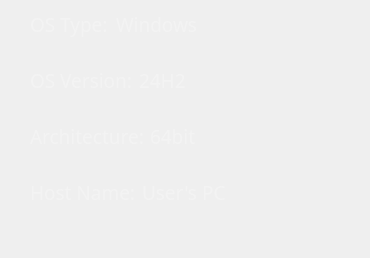
                  <widget class="QFrame" name="machineInfoVerticalFrameInside">
                   <layout class="QVBoxLayout" name="verticalLayout_15">
                    <property name="spacing">
                     <number>6</number>
                    </property>
                    <property name="leftMargin">
                     <number>30</number>
                    </property>
                    <property name="topMargin">
                     <number>0</number>
                    </property>
                    <property name="rightMargin">
                     <number>30</number>
                    </property>
                    <property name="bottomMargin">
                     <number>0</number>
                    </property>
                    <item>
                     <widget class="QFrame" name="OSTypeFrame">
                      <property name="minimumSize">
                       <size>
                        <width>0</width>
                        <height>50</height>
                       </size>
                      </property>
                      <property name="maximumSize">
                       <size>
                        <width>16777215</width>
                        <height>50</height>
                       </size>
                      </property>
                      <property name="styleSheet">
                       <string notr="true">#OSTypeFrame {
	background-color: transparent;
	color: #f3f3f3;
}</string>
                      </property>
                      <layout class="QHBoxLayout" name="horizontalLayout_12">
                       <property name="leftMargin">
                        <number>0</number>
                       </property>
                       <property name="topMargin">
                        <number>0</number>
                       </property>
                       <property name="rightMargin">
                        <number>0</number>
                       </property>
                       <property name="bottomMargin">
                        <number>0</number>
                       </property>
                       <item>
                        <widget class="QLabel" name="OSTypeLabel">
                         <property name="minimumSize">
                          <size>
                           <width>80</width>
                           <height>40</height>
                          </size>
                         </property>
                         <property name="maximumSize">
                          <size>
                           <width>16777215</width>
                           <height>40</height>
                          </size>
                         </property>
                         <property name="font">
                          <font>
                           <family>Cairo</family>
                           <pointsize>14</pointsize>
                          </font>
                         </property>
                         <property name="styleSheet">
                          <string notr="true">#OSTypeLabel {
	background-color: transparent;
	color: #f3f3f3;
}</string>
                         </property>
                         <property name="text">
                          <string>OS Type:</string>
                         </property>
                         <property name="alignment">
                          <set>Qt::AlignLeading|Qt::AlignLeft|Qt::AlignVCenter</set>
                         </property>
                         <property name="wordWrap">
                          <bool>false</bool>
                         </property>
                         <property name="textInteractionFlags">
                          <set>Qt::LinksAccessibleByMouse|Qt::TextSelectableByMouse</set>
                         </property>
                        </widget>
                       </item>
                       <item>
                        <widget class="QLabel" name="OSTypeInfoLabel">
                         <property name="sizePolicy">
                          <sizepolicy hsizetype="Preferred" vsizetype="Expanding">
                           <horstretch>0</horstretch>
                           <verstretch>0</verstretch>
                          </sizepolicy>
                         </property>
                         <property name="minimumSize">
                          <size>
                           <width>150</width>
                           <height>40</height>
                          </size>
                         </property>
                         <property name="maximumSize">
                          <size>
                           <width>400</width>
                           <height>40</height>
                          </size>
                         </property>
                         <property name="font">
                          <font>
                           <family>Cairo</family>
                           <pointsize>14</pointsize>
                          </font>
                         </property>
                         <property name="styleSheet">
                          <string notr="true">#OSTypeInfoLabel {
	background-color: transparent;
	color: #f3f3f3;
}</string>
                         </property>
                         <property name="text">
                          <string>Windows</string>
                         </property>
                         <property name="alignment">
                          <set>Qt::AlignLeading|Qt::AlignLeft|Qt::AlignVCenter</set>
                         </property>
                         <property name="wordWrap">
                          <bool>false</bool>
                         </property>
                         <property name="textInteractionFlags">
                          <set>Qt::LinksAccessibleByMouse|Qt::TextSelectableByMouse</set>
                         </property>
                        </widget>
                       </item>
                       <item>
                        <spacer name="horizontalSpacer_7">
                         <property name="orientation">
                          <enum>Qt::Horizontal</enum>
                         </property>
                         <property name="sizeHint" stdset="0">
                          <size>
                           <width>40</width>
                           <height>20</height>
                          </size>
                         </property>
                        </spacer>
                       </item>
                      </layout>
                     </widget>
                    </item>
                    <item>
                     <widget class="QFrame" name="OSVersionFrame">
                      <property name="minimumSize">
                       <size>
                        <width>0</width>
                        <height>50</height>
                       </size>
                      </property>
                      <property name="maximumSize">
                       <size>
                        <width>16777215</width>
                        <height>50</height>
                       </size>
                      </property>
                      <property name="styleSheet">
                       <string notr="true">#OSVersionFrame {
	background-color: transparent;
	color: #f3f3f3;
}</string>
                      </property>
                      <layout class="QHBoxLayout" name="horizontalLayout_10">
                       <property name="leftMargin">
                        <number>0</number>
                       </property>
                       <property name="topMargin">
                        <number>0</number>
                       </property>
                       <property name="rightMargin">
                        <number>0</number>
                       </property>
                       <property name="bottomMargin">
                        <number>0</number>
                       </property>
                       <item>
                        <widget class="QLabel" name="OSVersionLabel">
                         <property name="minimumSize">
                          <size>
                           <width>100</width>
                           <height>40</height>
                          </size>
                         </property>
                         <property name="maximumSize">
                          <size>
                           <width>16777215</width>
                           <height>40</height>
                          </size>
                         </property>
                         <property name="font">
                          <font>
                           <family>Cairo</family>
                           <pointsize>14</pointsize>
                          </font>
                         </property>
                         <property name="styleSheet">
                          <string notr="true">#OSVersionLabel {
	background-color: transparent;
	color: #f3f3f3;
}</string>
                         </property>
                         <property name="text">
                          <string>OS Version:</string>
                         </property>
                         <property name="alignment">
                          <set>Qt::AlignLeading|Qt::AlignLeft|Qt::AlignVCenter</set>
                         </property>
                         <property name="wordWrap">
                          <bool>false</bool>
                         </property>
                         <property name="textInteractionFlags">
                          <set>Qt::LinksAccessibleByMouse|Qt::TextSelectableByMouse</set>
                         </property>
                        </widget>
                       </item>
                       <item>
                        <widget class="QLabel" name="OSVersionInfoLabel">
                         <property name="sizePolicy">
                          <sizepolicy hsizetype="Preferred" vsizetype="Expanding">
                           <horstretch>0</horstretch>
                           <verstretch>0</verstretch>
                          </sizepolicy>
                         </property>
                         <property name="minimumSize">
                          <size>
                           <width>150</width>
                           <height>40</height>
                          </size>
                         </property>
                         <property name="maximumSize">
                          <size>
                           <width>400</width>
                           <height>40</height>
                          </size>
                         </property>
                         <property name="font">
                          <font>
                           <family>Cairo</family>
                           <pointsize>14</pointsize>
                          </font>
                         </property>
                         <property name="styleSheet">
                          <string notr="true">#OSVersionInfoLabel {
	background-color: transparent;
	color: #f3f3f3;
}</string>
                         </property>
                         <property name="text">
                          <string>24H2</string>
                         </property>
                         <property name="alignment">
                          <set>Qt::AlignLeading|Qt::AlignLeft|Qt::AlignVCenter</set>
                         </property>
                         <property name="wordWrap">
                          <bool>false</bool>
                         </property>
                         <property name="textInteractionFlags">
                          <set>Qt::LinksAccessibleByMouse|Qt::TextSelectableByMouse</set>
                         </property>
                        </widget>
                       </item>
                       <item>
                        <spacer name="horizontalSpacer_5">
                         <property name="orientation">
                          <enum>Qt::Horizontal</enum>
                         </property>
                         <property name="sizeHint" stdset="0">
                          <size>
                           <width>40</width>
                           <height>20</height>
                          </size>
                         </property>
                        </spacer>
                       </item>
                      </layout>
                     </widget>
                    </item>
                    <item>
                     <widget class="QFrame" name="architectureFrame">
                      <property name="minimumSize">
                       <size>
                        <width>0</width>
                        <height>50</height>
                       </size>
                      </property>
                      <property name="maximumSize">
                       <size>
                        <width>16777215</width>
                        <height>50</height>
                       </size>
                      </property>
                      <property name="styleSheet">
                       <string notr="true">#architectureFrame {
	background-color: transparent;
	color: #f3f3f3;
}</string>
                      </property>
                      <layout class="QHBoxLayout" name="horizontalLayout_11">
                       <property name="leftMargin">
                        <number>0</number>
                       </property>
                       <property name="topMargin">
                        <number>0</number>
                       </property>
                       <property name="rightMargin">
                        <number>0</number>
                       </property>
                       <property name="bottomMargin">
                        <number>0</number>
                       </property>
                       <item>
                        <widget class="QLabel" name="architectureLabel">
                         <property name="minimumSize">
                          <size>
                           <width>110</width>
                           <height>40</height>
                          </size>
                         </property>
                         <property name="maximumSize">
                          <size>
                           <width>16777215</width>
                           <height>40</height>
                          </size>
                         </property>
                         <property name="font">
                          <font>
                           <family>Cairo</family>
                           <pointsize>14</pointsize>
                          </font>
                         </property>
                         <property name="styleSheet">
                          <string notr="true">#architectureLabel {
	background-color: transparent;
	color: #f3f3f3;
}</string>
                         </property>
                         <property name="text">
                          <string>Architecture:</string>
                         </property>
                         <property name="alignment">
                          <set>Qt::AlignLeading|Qt::AlignLeft|Qt::AlignVCenter</set>
                         </property>
                         <property name="wordWrap">
                          <bool>false</bool>
                         </property>
                         <property name="textInteractionFlags">
                          <set>Qt::LinksAccessibleByMouse|Qt::TextSelectableByMouse</set>
                         </property>
                        </widget>
                       </item>
                       <item>
                        <widget class="QLabel" name="architectureInfoLabel">
                         <property name="sizePolicy">
                          <sizepolicy hsizetype="Preferred" vsizetype="Expanding">
                           <horstretch>0</horstretch>
                           <verstretch>0</verstretch>
                          </sizepolicy>
                         </property>
                         <property name="minimumSize">
                          <size>
                           <width>150</width>
                           <height>40</height>
                          </size>
                         </property>
                         <property name="maximumSize">
                          <size>
                           <width>400</width>
                           <height>40</height>
                          </size>
                         </property>
                         <property name="font">
                          <font>
                           <family>Cairo</family>
                           <pointsize>14</pointsize>
                          </font>
                         </property>
                         <property name="styleSheet">
                          <string notr="true">#architectureInfoLabel {
	background-color: transparent;
	color: #f3f3f3;
}</string>
                         </property>
                         <property name="text">
                          <string>64bit</string>
                         </property>
                         <property name="alignment">
                          <set>Qt::AlignLeading|Qt::AlignLeft|Qt::AlignVCenter</set>
                         </property>
                         <property name="wordWrap">
                          <bool>false</bool>
                         </property>
                         <property name="textInteractionFlags">
                          <set>Qt::LinksAccessibleByMouse|Qt::TextSelectableByMouse</set>
                         </property>
                        </widget>
                       </item>
                       <item>
                        <spacer name="horizontalSpacer_10">
                         <property name="orientation">
                          <enum>Qt::Horizontal</enum>
                         </property>
                         <property name="sizeHint" stdset="0">
                          <size>
                           <width>40</width>
                           <height>20</height>
                          </size>
                         </property>
                        </spacer>
                       </item>
                      </layout>
                     </widget>
                    </item>
                    <item>
                     <widget class="QFrame" name="hostNameFrame">
                      <property name="minimumSize">
                       <size>
                        <width>250</width>
                        <height>50</height>
                       </size>
                      </property>
                      <property name="maximumSize">
                       <size>
                        <width>16777215</width>
                        <height>50</height>
                       </size>
                      </property>
                      <property name="styleSheet">
                       <string notr="true">#hostNameFrame {
	background-color: transparent;
	color: #f3f3f3;
}</string>
                      </property>
                      <layout class="QHBoxLayout" name="horizontalLayout_13">
                       <property name="leftMargin">
                        <number>0</number>
                       </property>
                       <property name="topMargin">
                        <number>0</number>
                       </property>
                       <property name="rightMargin">
                        <number>0</number>
                       </property>
                       <property name="bottomMargin">
                        <number>0</number>
                       </property>
                       <item>
                        <widget class="QLabel" name="hostNameLabel">
                         <property name="minimumSize">
                          <size>
                           <width>105</width>
                           <height>40</height>
                          </size>
                         </property>
                         <property name="maximumSize">
                          <size>
                           <width>16777215</width>
                           <height>40</height>
                          </size>
                         </property>
                         <property name="font">
                          <font>
                           <family>Cairo</family>
                           <pointsize>14</pointsize>
                          </font>
                         </property>
                         <property name="styleSheet">
                          <string notr="true">#hostNameLabel {
	background-color: transparent;
	color: #f3f3f3;
}</string>
                         </property>
                         <property name="text">
                          <string>Host Name:</string>
                         </property>
                         <property name="alignment">
                          <set>Qt::AlignLeading|Qt::AlignLeft|Qt::AlignVCenter</set>
                         </property>
                         <property name="wordWrap">
                          <bool>false</bool>
                         </property>
                         <property name="textInteractionFlags">
                          <set>Qt::LinksAccessibleByMouse|Qt::TextSelectableByMouse</set>
                         </property>
                        </widget>
                       </item>
                       <item>
                        <widget class="QLabel" name="hostNameInfoLabel">
                         <property name="sizePolicy">
                          <sizepolicy hsizetype="Preferred" vsizetype="Expanding">
                           <horstretch>0</horstretch>
                           <verstretch>0</verstretch>
                          </sizepolicy>
                         </property>
                         <property name="minimumSize">
                          <size>
                           <width>150</width>
                           <height>40</height>
                          </size>
                         </property>
                         <property name="maximumSize">
                          <size>
                           <width>400</width>
                           <height>40</height>
                          </size>
                         </property>
                         <property name="font">
                          <font>
                           <family>Cairo</family>
                           <pointsize>14</pointsize>
                          </font>
                         </property>
                         <property name="styleSheet">
                          <string notr="true">#hostNameInfoLabel {
	background-color: transparent;
	color: #f3f3f3;
}</string>
                         </property>
                         <property name="text">
                          <string>User's PC</string>
                         </property>
                         <property name="alignment">
                          <set>Qt::AlignLeading|Qt::AlignLeft|Qt::AlignVCenter</set>
                         </property>
                         <property name="wordWrap">
                          <bool>false</bool>
                         </property>
                         <property name="textInteractionFlags">
                          <set>Qt::LinksAccessibleByMouse|Qt::TextSelectableByMouse</set>
                         </property>
                        </widget>
                       </item>
                       <item>
                        <spacer name="horizontalSpacer_6">
                         <property name="orientation">
                          <enum>Qt::Horizontal</enum>
                         </property>
                         <property name="sizeHint" stdset="0">
                          <size>
                           <width>40</width>
                           <height>20</height>
                          </size>
                         </property>
                        </spacer>
                       </item>
                      </layout>
                     </widget>
                    </item>
                    <item>
                     <spacer name="verticalSpacer_12">
                      <property name="orientation">
                       <enum>Qt::Vertical</enum>
                      </property>
                      <property name="sizeHint" stdset="0">
                       <size>
                        <width>20</width>
                        <height>40</height>
                       </size>
                      </property>
                     </spacer>
                    </item>
                   </layout>
                  </widget>
